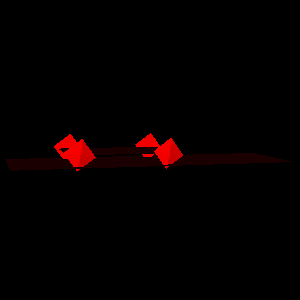

Recreate this plot in Python.
#!/usr/bin/env python

# Read EnSight Gold rigid body (veh) case file at a specific time step and render.

import os

import vtkmodules.vtkInteractionStyle  # noqa: F401
import vtkmodules.vtkRenderingFreeType  # noqa: F401
import vtkmodules.vtkRenderingOpenGL2  # noqa: F401

from vtkmodules.vtkCommonExecutionModel import vtkStreamingDemandDrivenPipeline
from vtkmodules.vtkFiltersGeometry import vtkGeometryFilter
from vtkmodules.vtkIOEnSight import vtkGenericEnSightReader
from vtkmodules.vtkRenderingCore import (
    vtkActor,
    vtkCompositePolyDataMapper,
    vtkRenderWindow,
    vtkRenderWindowInteractor,
    vtkRenderer,
)

# Source
data_dir = os.environ.get("VPE_DATA_DIR", os.path.dirname(os.path.abspath(__file__)))

# Read EnSight case file
ensight_reader = vtkGenericEnSightReader()
ensight_reader.SetCaseFileName(os.path.join(data_dir, "EnSight", "veh.case"))
ensight_reader.UpdateInformation()

# Verify time steps
out_info = ensight_reader.GetOutputInformation(0)
num_steps = out_info.Length(vtkStreamingDemandDrivenPipeline.TIME_STEPS())
assert num_steps == 21, f"Expected 21 time steps, got {num_steps}"

# Set time step
out_info.Set(vtkStreamingDemandDrivenPipeline.UPDATE_TIME_STEP(), 36.0)
ensight_reader.Update()

# Extract geometry
geometry_filter = vtkGeometryFilter()
geometry_filter.SetInputConnection(ensight_reader.GetOutputPort())

# Mapper
composite_mapper = vtkCompositePolyDataMapper()
composite_mapper.SetInputConnection(geometry_filter.GetOutputPort())
composite_mapper.SetColorModeToMapScalars()
composite_mapper.SetScalarModeToUseCellFieldData()
composite_mapper.ColorByArrayComponent("evect", 0)

# Actor
ensight_actor = vtkActor()
ensight_actor.SetMapper(composite_mapper)

# Renderer
renderer = vtkRenderer()
renderer.AddActor(ensight_actor)

# Render window
render_window = vtkRenderWindow()
render_window.AddRenderer(renderer)
render_window.SetWindowName("ensight gold rigid body")
render_window.SetMultiSamples(0)
render_window.SetSize(300, 300)

# Interactor
interactor = vtkRenderWindowInteractor()
interactor.SetRenderWindow(render_window)

# Scene
camera = renderer.GetActiveCamera()
camera.SetFocalPoint(1.5, 0, -6.5)
camera.SetPosition(26.4, 2.7, 1.4)
camera.SetViewUp(-0.1, 1.0, -0.02)

interactor.Initialize()
interactor.Start()
